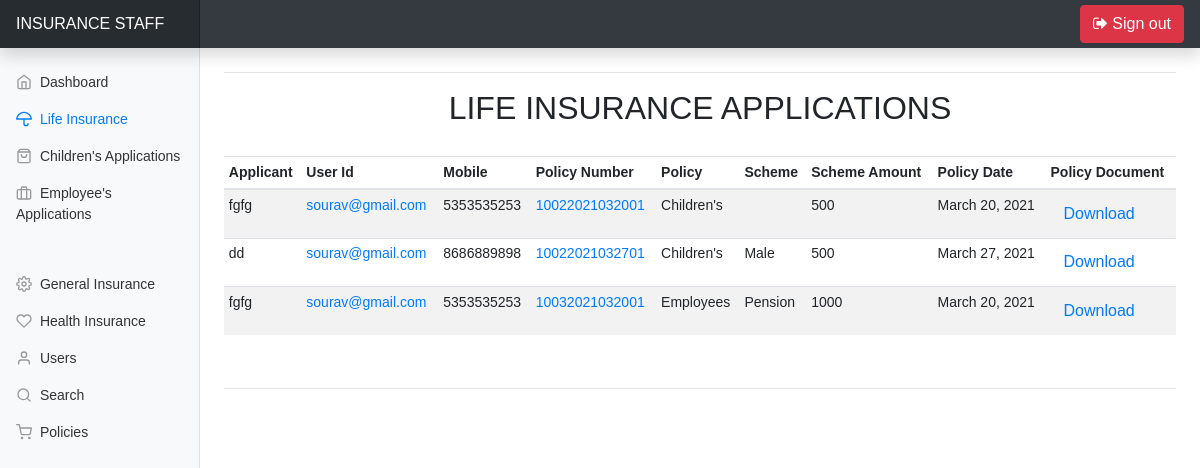
The app's page /Staff/Life with its own data.
### User/models.py (models this page shows)
class Life_Childrens_Insurance(models.Model):
    Insurance_Id = models.TextField(primary_key=True,max_length=12)
    Auth_Id = models.ForeignKey(Applicants,on_delete=models.CASCADE)
    Category = models.CharField(max_length=10)
    Scheme = models.CharField(max_length=10)
    Scheme_Amount = models.CharField(max_length=10)
    Nom_Aadhar_Id = models.FileField(upload_to='Insurance/Life_Childrens/Documents')
    Birth_Id = models.FileField(upload_to='Insurance/Life_Childrens/Documents')
    App_Status=models.CharField(max_length=20)
    Policy_Date=models.DateField()
    Maturity_Date=models.DateField(null=True)

class Applicants(models.Model):
    Appl_Id = models.TextField(primary_key=True,max_length=12)
    User = models.ForeignKey(User,on_delete=models.CASCADE)
    Name = models.CharField(max_length=50)
    Father = models.CharField(max_length=50)
    Mother = models.CharField(max_length=50)
    DOB = models.DateField()
    Gender = models.CharField(max_length=10)
    Qual = models.CharField(max_length=10)
    Mobile = models.CharField(max_length=15)
    Aadhar = models.CharField(max_length=20)
    Blood = models.CharField(max_length=5)
    Email = models.CharField(max_length=50)

class Life_Employees_Insurance(models.Model):
    Insurance_Id = models.TextField(primary_key=True,max_length=12)
    Auth_Id = models.ForeignKey(Applicants,on_delete=models.CASCADE)
    Category = models.CharField(max_length=10)
    Scheme = models.CharField(max_length=10)
    Scheme_Amount = models.CharField(max_length=10)
    App_Aadhar_Id = models.FileField(upload_to='Insurance/Life_Employees/Documents')
    Nom_Aadhar_Id = models.FileField(upload_to='Insurance/Life_Employees/Documents')
    Employement_Id = models.FileField(upload_to='Insurance/Life_Employees/Documents')
    image = models.ImageField(upload_to='Insurance/Life_Employees/Images')
    App_Status=models.CharField(max_length=20)
    Policy_Date=models.DateField()
    Maturity_Date=models.DateField(null=True)

### Admin/views.py (the view)
# urls.py: path('Life',views.Admin_Life,name="Admin_Life"),
def Admin_Life(request):
    child = Life_Childrens_Insurance.objects.all()
    emp = Life_Employees_Insurance.objects.all()
    return render(request,'Admin/Life_Insurance.html',{'child':child,'emp':emp})

### Templates/Admin/Life_Insurance.html (shortened to what this page needs)
{% extends 'Admin/Base.html' %}
{% load static %}
{% block head %}
<ul class="nav flex-column">
  <li class="nav-item">
    <a class="nav-link " href="{% url 'Admin' %}">
      <span data-feather="home"></span>
      Dashboard <span class="sr-only">(current)</span>
    </a>
  </li>
  <li class="nav-item">
    <a class="nav-link active" href="{% url 'Admin_Life' %}" id="myBtn">
      <span data-feather="umbrella"></span>
      Life Insurance
    </a>
  </li>
  <li class="nav-item">
    <a class="nav-link" href="{% url 'Admin_Life_Children_Application' %}">
      <span data-feather="shopping-bag"></span>
      Children's Applications
    </a>
  </li>
  <li class="nav-item">
    <a class="nav-link" href="{% url 'Admin_Life_Employee_Application' %}">
      <span data-feather="briefcase"></span>
      Employee's Applications
    </a>
  </li>
  <li class="nav-item">
    <a class="nav-link" href="{% url 'Admin_General' %}">
      <span data-feather="settings"></span>
      General Insurance
    </a>
  </li>
  <li class="nav-item">
    <a class="nav-link" href="{% url 'Admin_Health' %}">
      <span data-feather="heart"></span>
      Health Insurance
    </a>
  </li>
  <li class="nav-item">
    <a class="nav-link" href="{% url 'User' %}">
      <span data-feather="user"></span>
      Users
    </a>
  </li>
  <li class="nav-item">
    <a class="nav-link" href="{% url 'Search' %}">
      <span data-feather="search"></span>
      Search
    </a>
  </li>
  <li class="nav-item">
    <a class="nav-link" href="{% url 'Policy' %}">
      <span data-feather="shopping-cart"></span>
      Policies
    </a>
  </li>
</ul>
{% endblock %}
    {% block body %}
    <main role="main" class="col-md-9 ml-sm-auto col-lg-10 px-md-4">
      <div class="d-flex justify-content-between flex-wrap flex-md-nowrap align-items-center pt-3 pb-2 mb-3 border-bottom">
      </div>
        <center><h2>LIFE INSURANCE APPLICATIONS</h2></center>
      <br>
      <div class="table-responsive table-hover">
        <table class="table table-striped table-sm">
          <thead>
            <tr>
              <th scope="col">Applicant</th>
              <th scope="col">User Id</th>
              <th scope="col">Mobile</th>
              <th scope="col">Policy Number</th>
              <th scope="col">Policy</th>
              <th scope="col">Scheme</th>
              <th scope="col">Scheme Amount</th>
              <th scope="col">Policy Date</th>
              <th scope="col">Policy Document</th>
            </tr>
          </thead>
          <tbody>
            {% for data in child %}
            <tr>
              <td>{{ data.Auth_Id.Name }}</td>
              <td><a href="">{{ data.Auth_Id.Email  }}</a></td>
              <td>{{ data.Auth_Id.Mobile  }}</td>
              <td><a href="">{{ data.Insurance_Id }}</a></td>
              <td>{{ data.Category }}</td>
              <td>{{ data.Scheme }}</td>
              <td>{{ data.Scheme_Amount }}</td>
              <td>{{ data.Policy_Date }}</td>
              <td>
                <form action="{% url 'Download_Life' %}" method="GET">
                  <button type="submit" name="child" class="btn btn-link">Download</button>
                </form>
              </td>
            </tr>
            {% endfor %}
            {% for data in emp %}
            <tr>
              <td>{{ data.Auth_Id.Name }}</td>
              <td><a href="">{{ data.Auth_Id.Email  }}</a></td>
              <td>{{ data.Auth_Id.Mobile  }}</td>
              <td><a href="">{{ data.Insurance_Id }}</a></td>
              <td>{{ data.Category }}</td>
              <td>{{ data.Scheme }}</td>
              <td>{{ data.Scheme_Amount }}</td>
              <td>{{ data.Policy_Date }}</td>
              <td>
                <form action="{% url 'Download_Life' %}" method="GET">
                  <button type="submit" name="emp" class="btn btn-link">Download</button>
                </form>
              </td>
            </tr>
            {% endfor %}
          </tbody>
        </table>
      </div>
        <br>
        <hr>
    </main>
    {% endblock %}

### static/User/css/dashboard.css (style rules this page uses)
body { font-size: .875rem; }
.feather { width: 16px; height: 16px; vertical-align: text-bottom; }
.sidebar .nav-link { font-weight: 500; color: #333; }
.sidebar .nav-link .feather { margin-right: 4px; color: #999; }
.sidebar .nav-link.active { color: #007bff; }
.sidebar .nav-link:hover .feather, .sidebar .nav-link.active .feather { color: inherit; }

### Templates/Admin/Base.html (style rules this page uses)
body { font-family: Arial, Helvetica, sans-serif; }

### records on screen
Life_Childrens_Insurance: Auth_Id.Name "fgfg", Auth_Id.Email "sourav@gmail.com", Auth_Id.Mobile "5353535253", Insurance_Id "10022021032001", Category "Children's", Scheme_Amount "500", Policy_Date "March 20, 2021"
Life_Childrens_Insurance: Auth_Id.Name "dd", Auth_Id.Email "sourav@gmail.com", Auth_Id.Mobile "8686889898", Insurance_Id "10022021032701", Category "Children's", Scheme "Male", Scheme_Amount "500", Policy_Date "March 27, 2021"
Life_Employees_Insurance: Auth_Id.Name "fgfg", Auth_Id.Email "sourav@gmail.com", Auth_Id.Mobile "5353535253", Insurance_Id "10032021032001", Category "Employees", Scheme "Pension", Scheme_Amount "1000", Policy_Date "March 20, 2021"
